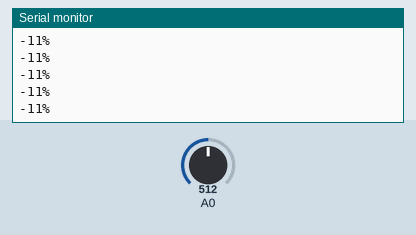
Simulated run of this sketch. Board: Arduino Uno, built with avr-gcc and run on an emulated ATmega328P. On the bench: the last lines printed to the serial monitor. The test bench sets the inputs (shaded band); at power-on: A0 = 512.

Above: at 1.2 s.
1.3 s: A0 set to 716
At 1.31 s:
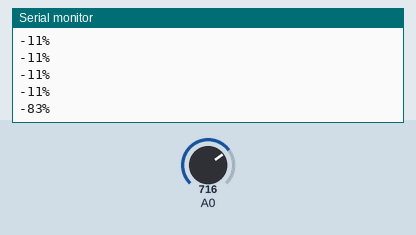
2.8 s: A0 set to 900
At 2.81 s:
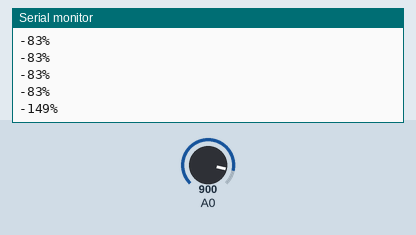
Timing chart, 0 to 5.8 s (numbered marks = the images above; inputs shaded):
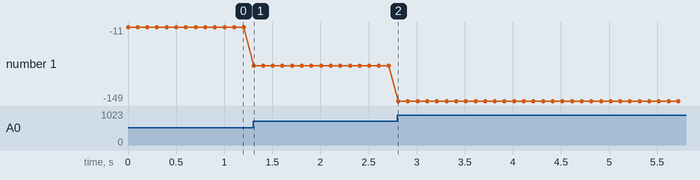

Measured:
- after the input at 1.3 s, the serial monitor: prints a new line at once (image 1)
- after the input at 2.8 s, the serial monitor: prints a new line at once (image 2)
- plotted number 1: -11 → -83 after the input at 1.3 s, -83 → -149 after the input at 2.8 s

The sketch:

basic_Capacitive_soil_moisture_S_v2.0.ino
```cpp
/*
Resistive soil sensors
For general moisture sensors it measures the resistance between 2 pins(water,fertilizer changes resistance)
DC current reacts with water and makes it oxide so corrosion will be a problem

Capacitive soil sensors(Analog sensor)
Water level changes the capacity, we can measure charge and discharge timing based on the amount of water that we will be measuring
Capacitive soil moisture sensor V2.0 contains timer IC onboard that helps with the timing of sensor
*/

/*
The below sensor ranges from 200 to 481 when its fully wet and fully dry respectively in bangalore climate.
Keep the sensors in dry and wet place and calibrate the values
*/
const int dry = 481;
const int wet = 200;

void setup() {
  // put your setup code here, to run once:
  Serial.begin(9600);
}

void loop() {
  // put your main code here, to run repeatedly:
  int SensorVal = analogRead(A0);
  int percentageHumidiy = map(SensorVal, wet, dry, 100, 0);
  Serial.print(percentageHumidiy);
  Serial.println("%");
  delay(100);
}
```
